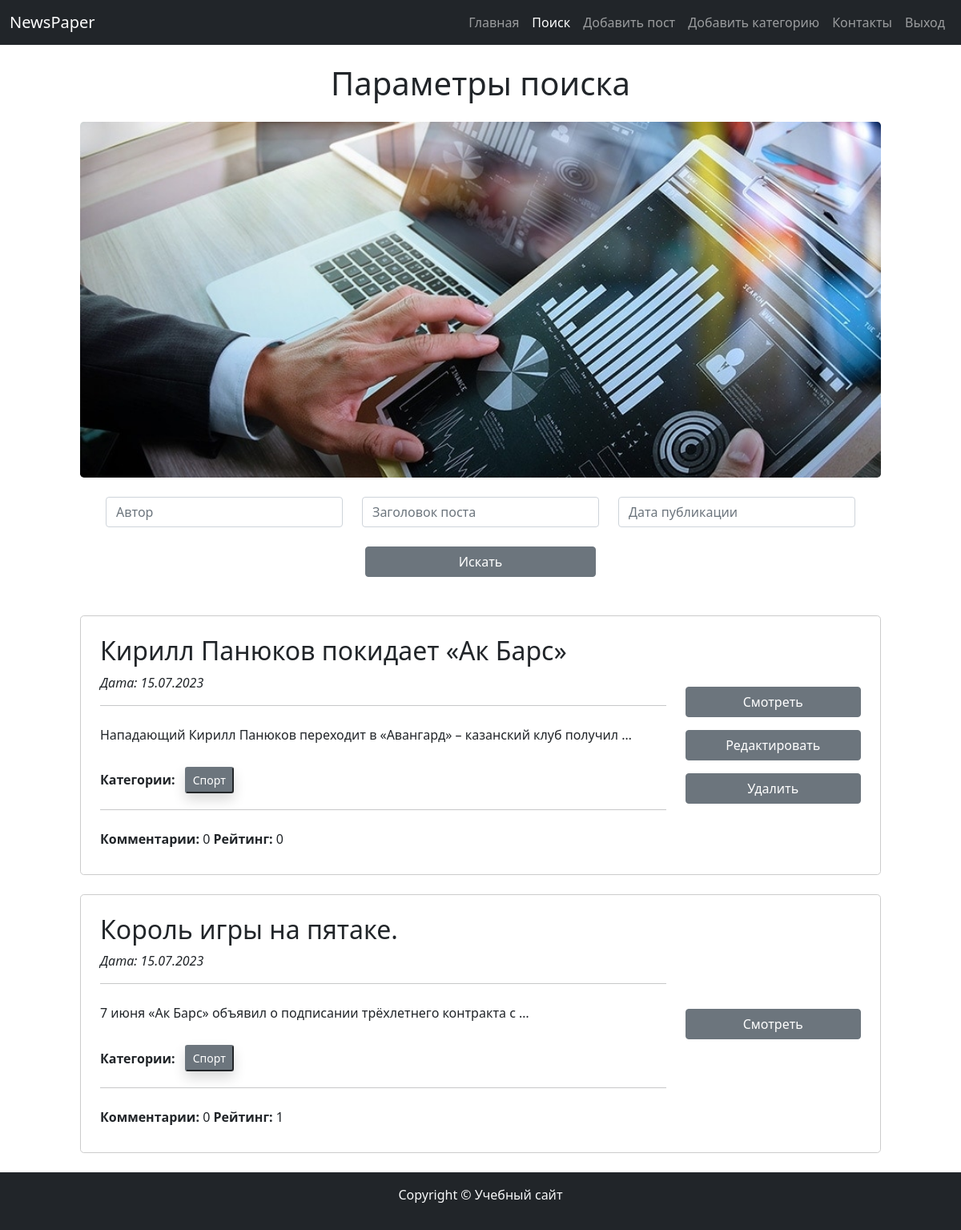
Screenshot of /search/ (signed in) with the database file from the repository.
### news/models.py (models this page shows, shortened)
class Post(models.Model, Attitude):
    author = models.ForeignKey(Author, on_delete=models.CASCADE)
    type = models.CharField(max_length=1,
                            choices=[('N', 'News'), ('A', 'Article')],
                            default='A')
    publish_time = models.DateTimeField(auto_now_add=True)
    category = models.ManyToManyField(Category, through='PostCategory')
    title = models.CharField(max_length=150)
    text = models.TextField()
    rating = models.IntegerField(default=0)
    voted = models.ManyToManyField(User, through='PostVote')

class Category(models.Model):
    name = models.CharField(max_length=100, unique=True)
    subscribers = models.ManyToManyField(User, through='CategorySubscriber')

### news/views.py (the view)
# urls.py: path('search/', SearchPost.as_view(), name='search'),
class SearchPost(ListView):
    model = Post
    template_name = 'news/postSearch.html'
    context_object_name = 'search'
    queryset = Post.objects.order_by('-publish_time').annotate(
        comment_count=Count('comments')).prefetch_related(
        'category').select_related("author__author_user")
    paginate_by = 4
    def get_context_data(self, *, object_list=None, **kwargs):
        context = super().get_context_data(**kwargs)
        context['menu'] = menu
        context['filter'] = PostFilter(self.request.GET, queryset=self.get_queryset())
        context['filter_params'] = get_filter_params(self.request)
        user = self.request.user
        if user.is_authenticated:
            subscribed_categories = Category.objects.filter(
                categorysubscriber__subscriber=user)
            voted_posts = Post.objects.filter(voted=user)
            context['user_category'] = subscribed_categories
            context['voted_posts'] = voted_posts
        return context
    def get_queryset(self):
        queryset = super().get_queryset().annotate(
            comment_count=Count('comments')).prefetch_related(
            'category').select_related("author__author_user")\
            .prefetch_related('voted').annotate(voted_count=Count('voted'))
        return PostFilter(self.request.GET, queryset=queryset).qs

### news/templatetags/news/custom_filters.py (called while the page is built)
@register.filter(name='censor')
def censor(value):
    banned_words = ['черт', 'блять', 'сука', 'хуй']
    original_text = value.split()
    bad_words = []
    for indx, word in enumerate(value.lower().split()):
        for bad_word in banned_words:
            if bad_word in word:
                bad_words.append(indx)
    for bad_word in bad_words:
        original_text[bad_word] = '*нехорошее слово*'
    return ' '.join(original_text)

@register.filter(name="is_author")
def has_group(user):
    return user.groups.filter(name='authors').exists()

### news/utils.py (called while the page is built)
def get_filter_params(request):
    temp = {p: v for p, v in request.GET.copy().items() if p != 'page'}
    if any([not not v for v in temp.values()]):
        return ''.join([f'&{p}={v}' for p, v in temp.items() if v])

### news/templates/news/postSearch.html (shortened to what this page needs)
{% extends 'news/default.html' %}
{% load static %}
{% load widget_tweaks %}
{% load news.custom_filters %}
{% block content %}
    <h1 class="my-3 my-lg-4">Параметры поиска</h1>
    {% block image %}
        <img class="img" src={% static 'news/assets/search.jpg' %} alt="Картинка" width="100%">
    {% endblock %}
    <form method="get" class="mt-4">
        <div class='row col-10 mx-auto'>
            {% for f in filter.form %}
                <div class="col-4">{{ f|add_class:'' }}</div>
            {% endfor %}
        </div>
        <div class="d-grid gap-2 col-3 mx-auto">
            <button type="submit" class="btn btn-secondary my-4">Искать</button>
        </div>
    </form>
    {% for post in search %}
        {% include 'news/postInList.html' %}
    {% endfor %}
{% endblock %}

### news/templates/news/postInList.html (shortened to what this page needs)
{% load news.custom_filters %}
<div class="container-fluid rounded-5 shadow-lg p-4 my-4"
     style="border-radius: 15px; max-width: 1000px">
    <div class="row justify-content-between">
        <div class="text-start col-9 overflow-auto">
            <h2>{{ post.title | censor }}</h2>
            <p class="fst-italic">Дата: {{ post.publish_time|date:'d.m.Y' }}</p>
            <hr>
            <p class="mt-4">{{ post.text | truncatewords:10 | censor }}</p>
            <div class="mt-4">
                {% include 'news/postCategoriesAjax.html' %}
            </div>
            <hr>
            <div class="d-flex justify-content-between" style="height: 40px">
                <span class="text-end my-0 py-2">
                    <span><strong>Комментарии:</strong> {{ post.comment_count }}</span>
                    <span><strong>Рейтинг:</strong> <span>{{ post.voted_count }}</span></span>
                </span>
            </div>
        </div>
        <div class="text-end col-3 d-flex flex-column align-items-end justify-content-center overflow-hidden">
            <div class="w-100">
                <a class="btn btn-secondary btn-block w-100" href="{% url 'post' post.pk %}">Смотреть</a>
            </div>
            {% if is_authenticated and is_author and post.author.author_user == user  %}
                <div class="w-100">
                    <a class="btn btn-secondary btn-block w-100 my-3" href="{% url 'post_update' post.pk %}">Редактировать</a>
                </div>
                <div class="w-100">
                    <button type="button" class="btn btn-secondary btn-block w-100" data-bs-toggle="modal"
                            data-bs-target="#deleteModal{{ post.pk }}">Удалить
                    </button>
                </div>
            {% endif %}
        </div>
    </div>
</div>

### news/templates/news/postCategoriesAjax.html
<div class="btn-group d-flex flex-wrap" role="group" aria-label="Categories">
    <span class="me-2 my-auto"><strong>Категории:</strong></span>
    {% for cat in post.category.all %}
        {% if is_authenticated %}
            {% if cat not in user_category %}
                <button
                        class="btn-sm btn-outline-secondary m-1"
                        data-url="{% url 'subscribe' cat.pk %}"
                        title="Press to subscribe"
                        onclick="subscribeCategory(event)"
                >
                    {{ cat.name }}
                </button>
            {% else %}
                <button
                        class="btn-sm btn-secondary m-1 shadow"
                        title="Press to unsubscribe"
                        data-url="{% url 'unsubscribe' cat.pk %}"
                        onclick="unsubscribeCategory(event)"
                >
                    {{ cat.name }}
                </button>
            {% endif %}
        {% else %}
            <span class="btn-sm btn-secondary m-1 shadow"
                  title="Login to subscribe">{{ cat.name }}</span>
        {% endif %}
    {% endfor %}
</div>

### rows the page displays
Post: title|censor "Кирилл Панюков покидает «Ак Барс»", publish_time "15.07.2023", text|censor "Нападающий Кирилл Панюков переходит в «Авангард» – казанский клуб получил …", comment_count "0", voted_count "0"
Category: name "Спорт"
Post: title|censor "Король игры на пятаке.", publish_time "15.07.2023", text|censor "7 июня «Ак Барс» объявил о подписании трёхлетнего контракта с …", comment_count "0", voted_count "1"

### other values shown
{{ item.title }} "Главная"
{{ item.title }} "Поиск"
{{ item.title }} "Добавить пост"
{{ item.title }} "Добавить категорию"
{{ item.title }} "Контакты"
{{ item.title }} "Выход"
